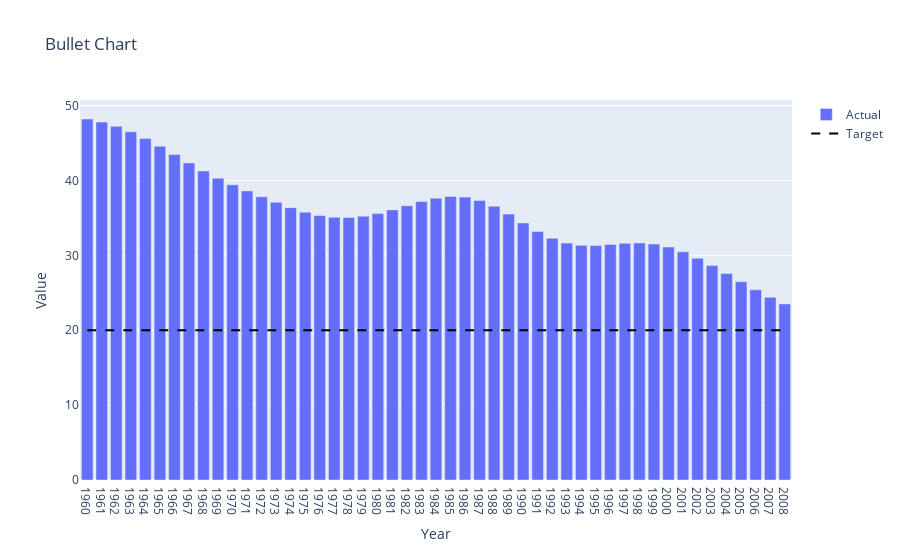

Notebook code for this chart:
### Code cell
# Bullet Chart
year = countryrow.columns[1:]

target = 20.0

d1 = plo.Bar(x=year, y=value, name='Actual', marker=dict())
d2 = plo.Scatter(x=year, y=[target] * len(year), mode='lines', name='Target', line=dict(color='black', dash='dash'))

layout = plo.Layout(
    title='Bullet Chart',
    xaxis=dict(title='Year'),
    yaxis=dict(title='Value'))

fig = plo.Figure(data=[d1, d2], layout=layout)
fig.show()

### Figure 1 — Plotly figure (JSON) as saved in the notebook; plotly's stock layout.template omitted (floating-point values rounded to 4 significant figures)
{"data": [{"name": "Actual", "type": "bar", "x": ["1960", "1961", "1962", "1963", "1964", "1965", "1966", "1967", "1968", "1969", "1970", "1971", "1972", "1973", "1974", "1975", "1976", "1977", "1978", "1979", "1980", "1981", "1982", "1983", "1984", "1985", "1986", "1987", "1988", "1989", "1990", "1991", "1992", "1993", "1994", "1995", "1996", "1997", "1998", "1999", "2000", "2001", "2002", "2003", "2004", "2005", "2006", "2007", "2008"], "y": [48.2, 47.79, 47.23, 46.49, 45.59, 44.56, 43.45, 42.33, 41.27, 40.3, 39.41, 38.6, 37.82, 37.07, 36.37, 35.76, 35.32, 35.08, 35.05, 35.22, 35.57, 36.07, 36.63, 37.18, 37.63, 37.87, 37.77, 37.32, 36.55, 35.5, 34.32, 33.19, 32.26, 31.63, 31.33, 31.3, 31.45, 31.62, 31.66, 31.5, 31.11, 30.46, 29.61, 28.63, 27.56, 26.46, 25.39, 24.39, 23.51]}, {"line": {"color": "black", "dash": "dash"}, "mode": "lines", "name": "Target", "type": "scatter", "x": ["1960", "1961", "1962", "1963", "1964", "1965", "1966", "1967", "1968", "1969", "1970", "1971", "1972", "1973", "1974", "1975", "1976", "1977", "1978", "1979", "1980", "1981", "1982", "1983", "1984", "1985", "1986", "1987", "1988", "1989", "1990", "1991", "1992", "1993", "1994", "1995", "1996", "1997", "1998", "1999", "2000", "2001", "2002", "2003", "2004", "2005", "2006", "2007", "2008"], "y": [20, 20, 20, 20, 20, 20, 20, 20, 20, 20, 20, 20, 20, 20, 20, 20, 20, 20, 20, 20, 20, 20, 20, 20, 20, 20, 20, 20, 20, 20, 20, 20, 20, 20, 20, 20, 20, 20, 20, 20, 20, 20, 20, 20, 20, 20, 20, 20, 20]}], "layout": {"title": {"text": "Bullet Chart"}, "xaxis": {"title": {"text": "Year"}}, "yaxis": {"title": {"text": "Value"}}}}
